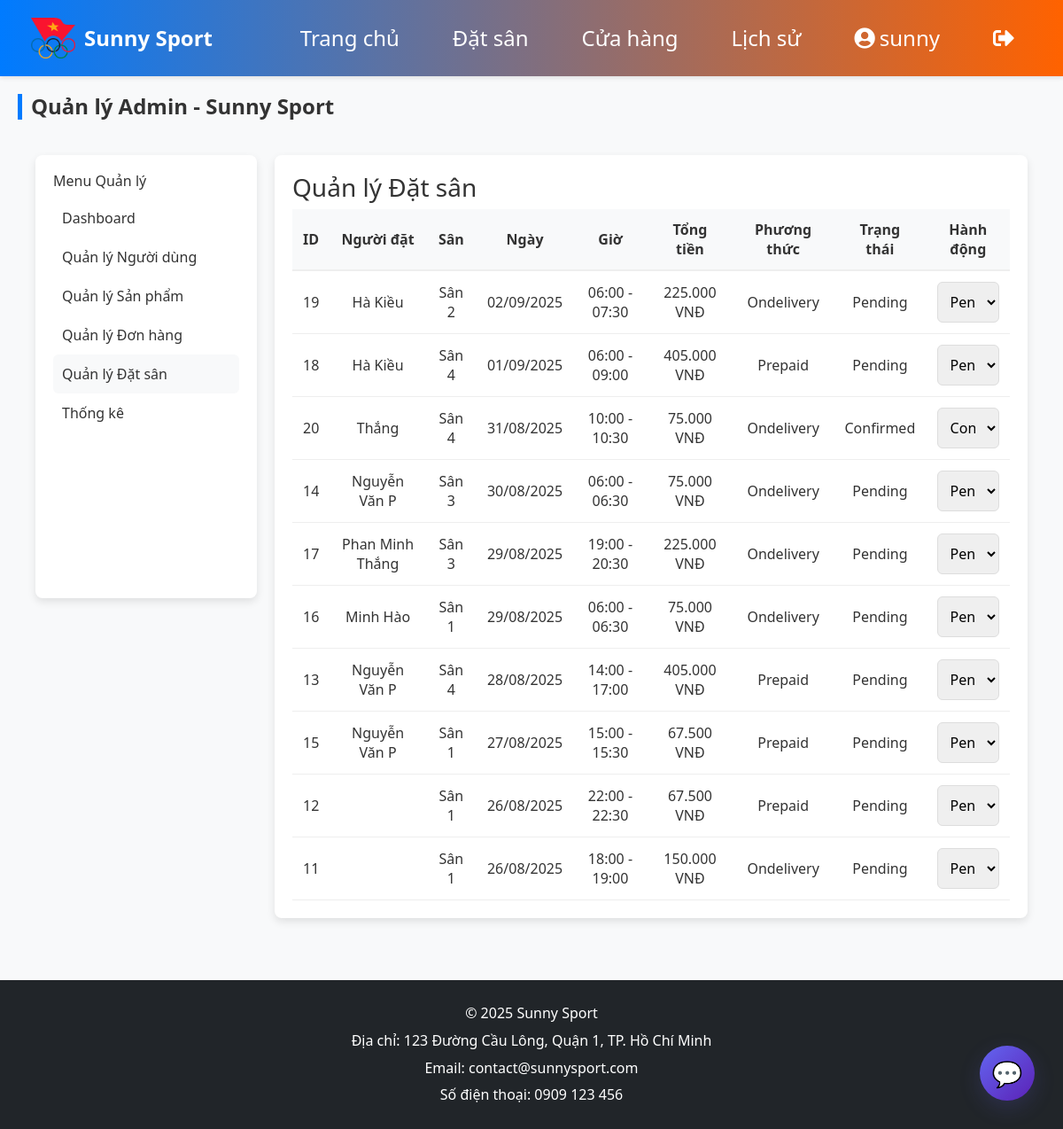
/admin.php?section=bookings (signed in), run on an earlier commit of the app's database.
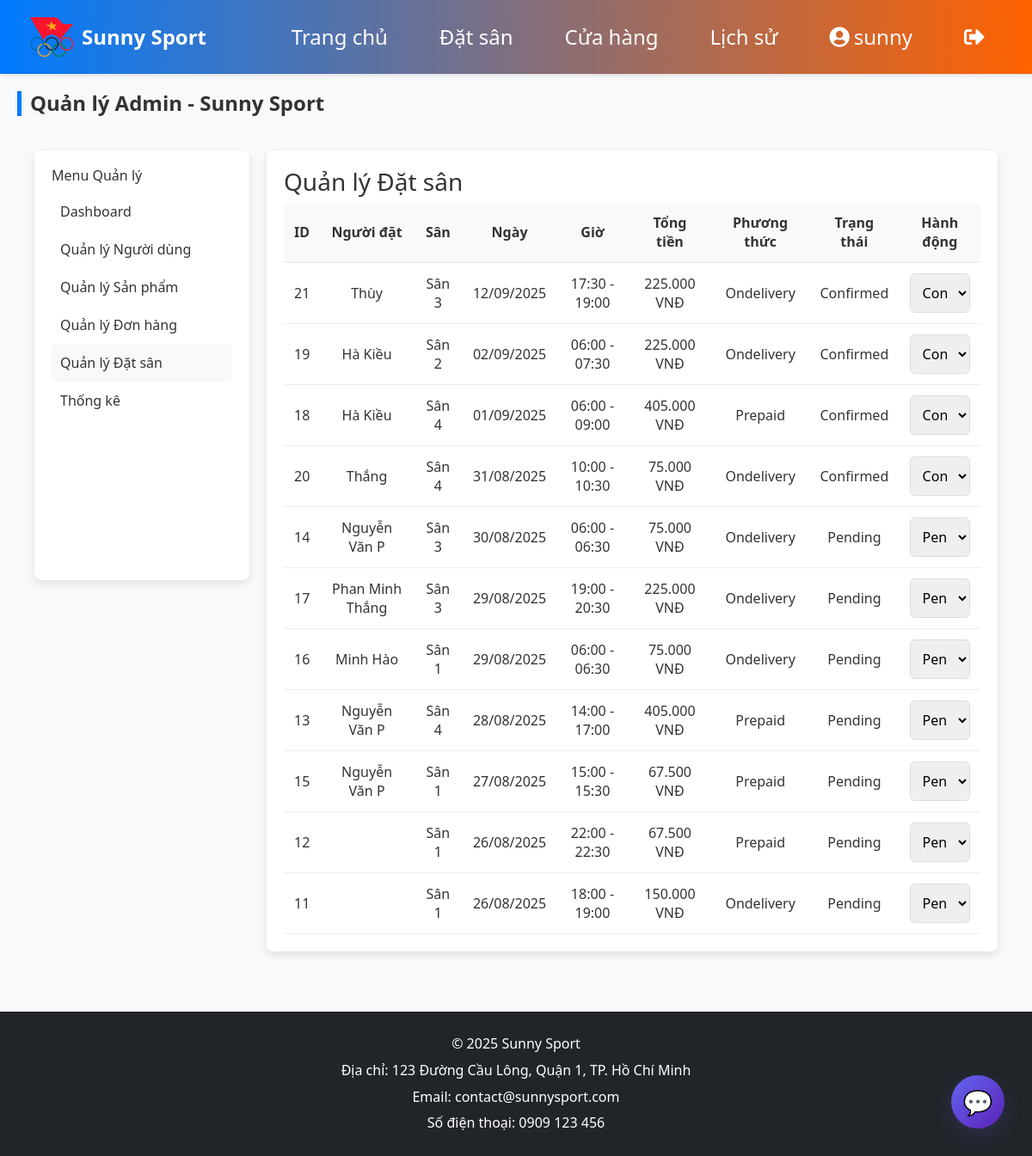
And on a later commit of the database.
### tables this page shows
CREATE TABLE `bookings` (
  `booking_id` int(11) NOT NULL COMMENT 'Mã đặt sân',
  `user_id` int(11) DEFAULT NULL COMMENT 'Mã người dùng',
  `court_id` int(11) DEFAULT NULL COMMENT 'Mã sân',
  `booking_date` date NOT NULL COMMENT 'Ngày đặt sân',
  `start_time` time NOT NULL COMMENT 'Giờ bắt đầu',
  `end_time` time NOT NULL COMMENT 'Giờ kết thúc',
  `payment_method` enum('prepaid','ondelivery') NOT NULL COMMENT 'Phương thức thanh toán: prepaid (trước), ondelivery (sau)',
  `total_price` decimal(10,2) NOT NULL COMMENT 'Tổng giá (VNĐ)',
  `discount` decimal(5,2) DEFAULT 0.00 COMMENT 'Giảm giá (%)',
  `status` enum('pending','confirmed','cancelled') DEFAULT 'pending' COMMENT 'Trạng thái: pending (chờ), confirmed (xác nhận), cancelled (hủy)',
  `created_at` timestamp NOT NULL DEFAULT current_timestamp() COMMENT 'Thời gian tạo',
  `fullname` varchar(100) DEFAULT NULL COMMENT 'Họ và tên người đặt',
  `phone` varchar(15) DEFAULT NULL COMMENT 'Số điện thoại người đặt'
);

CREATE TABLE `courts` (
  `court_id` int(11) NOT NULL COMMENT 'Mã sân',
  `court_name` varchar(50) NOT NULL COMMENT 'Tên sân (Sân 1, Sân 2,...)',
  `description` text DEFAULT NULL COMMENT 'Mô tả sân',
  `price_per_hour` decimal(10,2) NOT NULL DEFAULT 150000.00 COMMENT 'Giá thuê mỗi giờ (VNĐ)'
);

### admin.php (the view, shortened to what the changed rows need)
<?php
include 'config/database.php';
$section = $_GET['section'] ?? 'dashboard';
include 'includes/header.php';
?>
<h2 class="section-title">Quản lý Admin - Sunny Sport</h2>
<div class="shop-container" style="display:flex; gap:20px; align-items:flex-start; padding:20px;">
    <div class="admin-content" style="flex:1; background:white; padding:20px; border-radius:8px; box-shadow:0 4px 10px rgba(0,0,0,0.1);">
        <?php if ($section === 'dashboard'): ?>
            <h3>Dashboard</h3>
            <div class="stats-grid" style="display:grid; grid-template-columns:repeat(auto-fit, minmax(200px,1fr)); gap:15px; margin-bottom:20px;">
                <div class="stat-box" style="padding:15px; border:1px solid #eee; border-radius:8px; text-align:center;">
                    <h4>Doanh thu Đơn hàng</h4>
                    <p style="color:#dc3545; font-weight:bold;"><?php echo number_format($total_orders, 0, ',', '.'); ?> VNĐ</p>
                </div>
                <div class="stat-box" style="padding:15px; border:1px solid #eee; border-radius:8px; text-align:center;">
                    <h4>Doanh thu Đặt sân</h4>
                    <p style="color:#dc3545; font-weight:bold;"><?php echo number_format($total_bookings, 0, ',', '.'); ?> VNĐ</p>
                </div>
                <div class="stat-box" style="padding:15px; border:1px solid #eee; border-radius:8px; text-align:center;">
                    <h4>Đặt sân hôm nay</h4>
                    <p style="color:#28a745; font-weight:bold;"><?php echo $today_bookings; ?></p>
                </div>
                <div class="stat-box" style="padding:15px; border:1px solid #eee; border-radius:8px; text-align:center;">
                    <h4>Đơn hàng hôm nay</h4>
                    <p style="color:#28a745; font-weight:bold;"><?php echo $today_orders; ?></p>
                </div>
            <div class="stat-box" style="padding:15px; border:1px solid #eee; border-radius:8px; text-align:center;">
                <h4>Đặt sân hôm nay</h4>
                <?php
                $stmt = $conn->prepare("SELECT COALESCE(SUM(total_price),0) AS revenue_booking_today FROM bookings WHERE booking_date = CURDATE() AND status='confirmed'");
                $stmt->execute();
                $revenue_booking_today = $stmt->get_result()->fetch_assoc()['revenue_booking_today'] ?? 0;
                ?>
                <p style="color:#fd7e14; font-weight:bold;"><?php echo number_format($revenue_booking_today, 0, ',', '.'); ?> VNĐ</p>
            </div>
            <div class="stat-box" style="padding:15px; border:1px solid #eee; border-radius:8px; text-align:center;">
                <h4>Đơn hàng hôm nay</h4>
                <?php
                $stmt = $conn->prepare("SELECT COALESCE(SUM(total_amount),0) AS revenue_order_today FROM orders WHERE DATE(created_at) = CURDATE() AND status='completed'");
                $stmt->execute();
                $revenue_order_today = $stmt->get_result()->fetch_assoc()['revenue_order_today'] ?? 0;
                ?>
                <p style="color:#6f42c1; font-weight:bold;"><?php echo number_format($revenue_order_today, 0, ',', '.'); ?> VNĐ</p>
            </div>
            </div>
            <div style="display:grid; grid-template-columns: 1fr 1fr; gap:20px; margin-top:20px;">
                <div>
                    <h4>Top 5 Sân đặt nhiều (30 ngày)</h4>
                    <canvas id="topCourtsChart" style="width: 100%; height: 300px; max-width: 600px;"></canvas>
                </div>
                <div>
                    <h4>Top 5 Sản phẩm bán chạy</h4>
                    <canvas id="topProductsChart" style="width: 100%; height: 300px; max-width: 600px;"></canvas>
                </div>
            </div>
            <div style="margin-top:20px;">
                <h4>Giờ cao điểm đặt sân</h4>
                <canvas id="todayPeakHoursChart"></canvas>
            </div>
        <?php elseif ($section === 'bookings'): ?>
            <?php
            $stmt = $conn->prepare("SELECT b.booking_id, b.booking_date, b.start_time, b.end_time, b.total_price, b.status, b.payment_method, b.fullname, c.court_id FROM bookings b JOIN courts c ON b.court_id = c.court_id ORDER BY b.booking_date DESC");
            $stmt->execute();
            $result = $stmt->get_result();
            ?>
            <table style="width:100%; border-collapse:collapse;">
                <thead>
                    <tr style="background:#f8f9fa; border-bottom:2px solid #eee;">
                        <th style="padding:12px;">ID</th>
                        <th style="padding:12px;">Người đặt</th>
                        <th style="padding:12px;">Sân</th>
                        <th style="padding:12px;">Ngày</th>
                        <th style="padding:12px;">Giờ</th>
                        <th style="padding:12px;">Tổng tiền</th>
                        <th style="padding:12px;">Phương thức</th>
                        <th style="padding:12px;">Trạng thái</th>
                        <th style="padding:12px;">Hành động</th>
                    </tr>
                </thead>
                <tbody>
                    <?php while ($row = $result->fetch_assoc()): ?>
                        <tr style="border-bottom:1px solid #eee;">
                            <td style="padding:12px;"><?php echo $row['booking_id']; ?></td>
                            <td style="padding:12px;"><?php echo htmlspecialchars($row['fullname']); ?></td>
                            <td style="padding:12px;">Sân <?php echo $row['court_id']; ?></td>
                            <td style="padding:12px;"><?php echo date('d/m/Y', strtotime($row['booking_date'])); ?></td>
                            <td style="padding:12px;"><?php echo substr($row['start_time'], 0, 5) . ' - ' . substr($row['end_time'], 0, 5); ?></td>
                            <td style="padding:12px;"><?php echo number_format($row['total_price'], 0, ',', '.'); ?> VNĐ</td>
                            <td style="padding:12px;"><?php echo ucfirst($row['payment_method']); ?></td>
                            <td style="padding:12px;"><?php echo ucfirst($row['status']); ?></td>
                            <td style="padding:12px;">
                                <form action="admin_update_booking.php" method="post" style="display:inline;">
                                    <select name="status" onchange="this.form.submit()">
                                        <option value="pending" <?php echo $row['status'] === 'pending' ? 'selected' : ''; ?>>Pending</option>
                                        <option value="confirmed" <?php echo $row['status'] === 'confirmed' ? 'selected' : ''; ?>>Confirmed</option>
                                    </select>
                                </form>
                            </td>
                        </tr>
                    <?php endwhile; ?>
                </tbody>
            </table>
        <?php elseif ($section === 'settings'): ?>
            <h3>Cấu hình Hệ thống</h3>
            <p>Quản lý cài đặt hệ thống, thông tin website và cấu hình đặt sân.</p>
            <a href="admin_edit_settings.php" class="filter-submit" style="display:inline-block; margin-top:10px;">Chỉnh sửa cấu hình</a>
        <?php endif; ?>
    </div>
</div>
<?php include 'includes/footer.php'; ?>

What changed in the data, as far as the page shows it:
added bookings: booking_id "21", fullname "Thùy", court.court_id "3", booking_date "12/09/2025", start_time "17:30", end_time "19:00", total_price "225.000", payment_method "Ondelivery", status "Confirmed"
changed bookings id 19: status "Pending" → "Confirmed"
changed bookings id 18: status "Pending" → "Confirmed"
